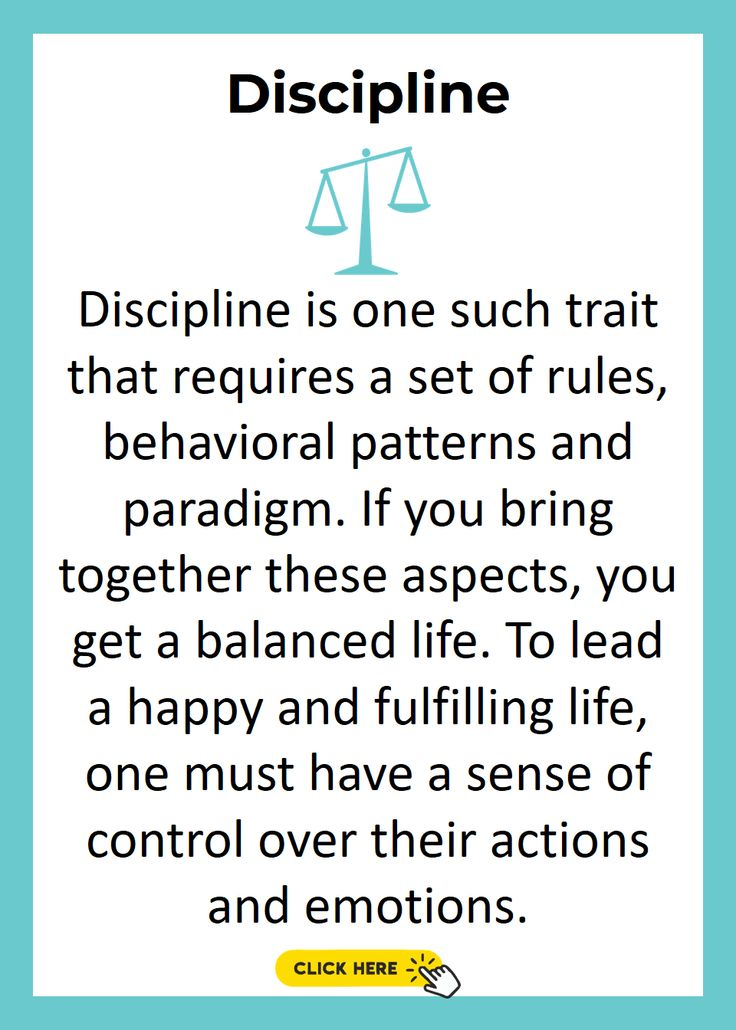
#> input picture Task4/Path1/sample_text.jpg, 736 x 1030 px
$ python ocr_recognition.py
#> lines starting #> are read from the running program, lines starting #| are printed output that depends on the picture; after the words box and inside, x2 and y2 are one past the last pixel; in counts of white or black regions, pixels touching at a corner belong together
import cv2
import pytesseract
import numpy as np
import os
import sys
from PIL import Image

pytesseract.pytesseract.tesseract_cmd = r'C:\Program Files\Tesseract-OCR\tesseract.exe'


def load_image(path):
#> called with path = 'sample_text.jpg'
    if not os.path.exists(path):
        print(f"File not found: {path}")
        sys.exit(1)
    image = cv2.imread(path)
#> image is the input picture: shape (1030, 736, 3); mean B, G, R 225.5, 226.6, 212.1
    if image is None:
        print(f"Could not read image: {path}")
        sys.exit(1)
    print(f"Image loaded — Shape: {image.shape}")
#| Image loaded — Shape: (1030, 736, 3)
    return image


def deskew(image):
    coords = np.column_stack(np.where(image > 0))
    if len(coords) == 0:
        return image
    angle = cv2.minAreaRect(coords)[-1]
    if angle < -45:
        angle = -(90 + angle)
    else:
        angle = -angle
    if abs(angle) < 0.5:
        return image
    (h, w) = image.shape[:2]
    center = (w // 2, h // 2)
    M = cv2.getRotationMatrix2D(center, angle, 1.0)
    rotated = cv2.warpAffine(image, M, (w, h), flags=cv2.INTER_CUBIC, borderMode=cv2.BORDER_REPLICATE)
    print(f"Deskew angle corrected: {angle:.2f}°")
    return rotated


def preprocess_image(image):
    gray = cv2.cvtColor(image, cv2.COLOR_BGR2GRAY)
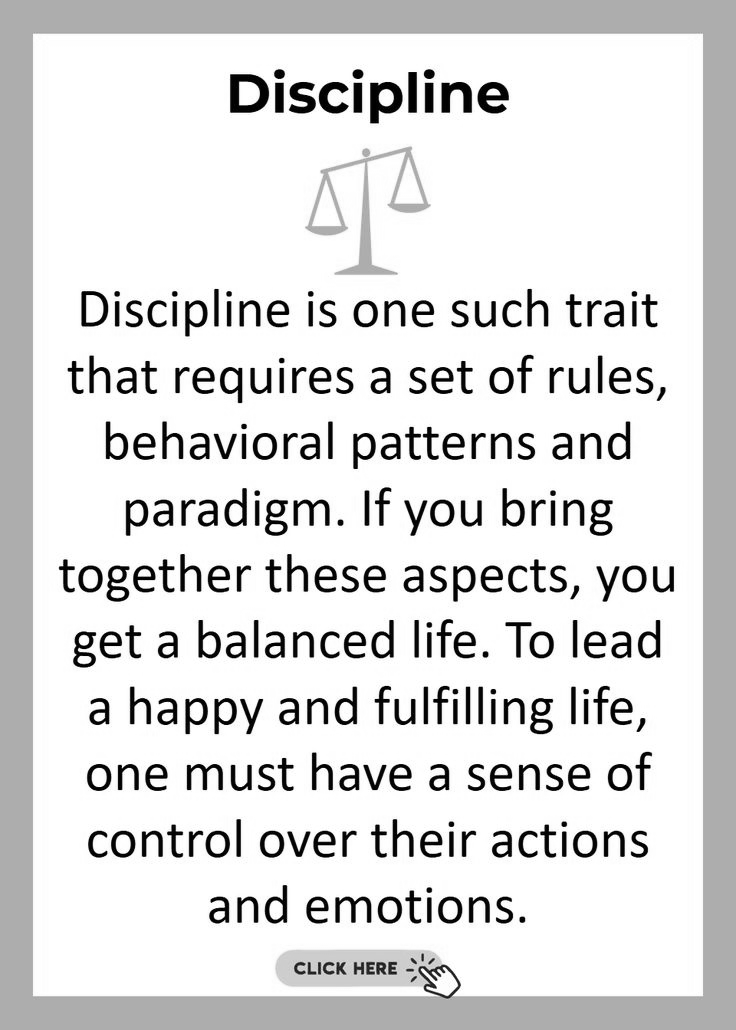
#> gray: shape (1030, 736); min 0, max 255, mean 222.1
    blurred = cv2.GaussianBlur(gray, (5, 5), 0)
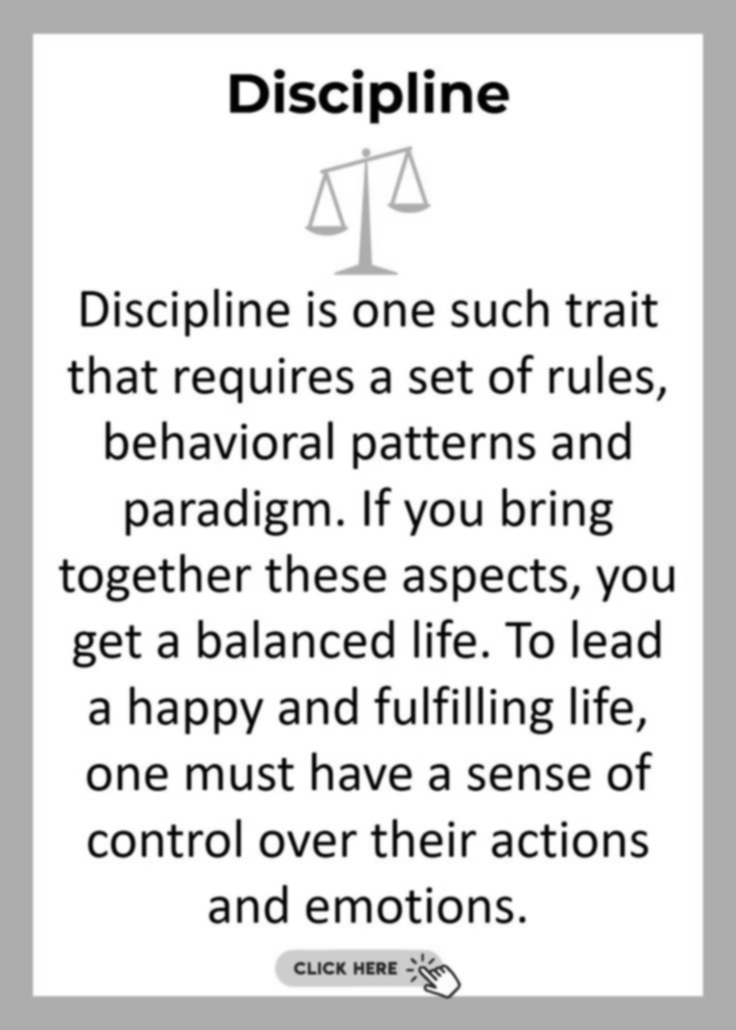
#> blurred: shape (1030, 736); min 0, max 255, mean 222.1
    _, thresh = cv2.threshold(blurred, 0, 255, cv2.THRESH_BINARY + cv2.THRESH_OTSU)
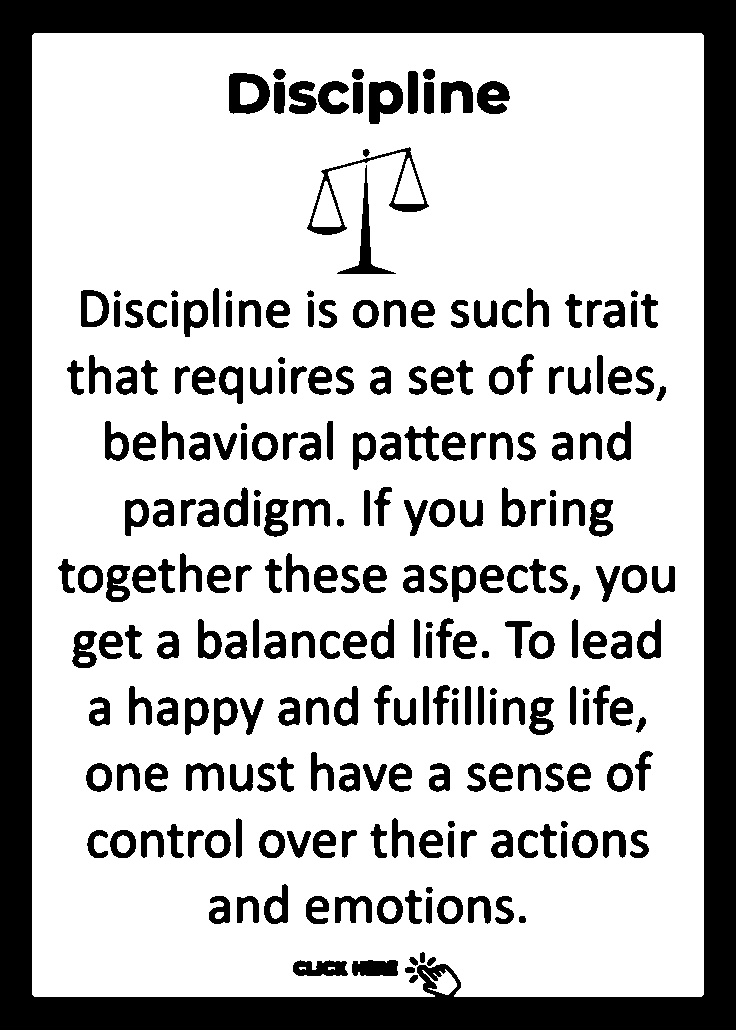
#> thresh: shape (1030, 736); 74.4% white; 252 black regions, largest, box (x1, y1, x2, y2) and area: (0, 0, 736, 1030) 110941, (307, 147, 429, 235) 1342, (229, 73, 270, 114) 1081
    deskewed = deskew(thresh)
#> in deskew, `coords = np.column_stack(np.where(image > 0))`: coords = 563878 pairs, first value 33 to 996, second value 32 to 703
#> in deskew, `angle = cv2.minAreaRect(coords)[-1]`: angle = -90
#> in deskew, `angle = -(90 + angle)`: angle = 0
    return deskewed


def run_ocr(preprocessed, psm=6):
    config = f"--oem 3 --psm {psm}"
    pil_image = Image.fromarray(preprocessed)
    return pytesseract.image_to_string(pil_image, config=config).strip()


def get_confidence(preprocessed, psm=6):
    config = f"--oem 3 --psm {psm}"
    pil_image = Image.fromarray(preprocessed)
    data = pytesseract.image_to_data(pil_image, config=config, output_type=pytesseract.Output.DICT)
    confidences = [int(c) for c in data["conf"] if str(c).lstrip("-").isdigit() and int(c) != -1]
    if not confidences:
        return 0.0
    return round(sum(confidences) / len(confidences), 2)


def run_pipeline(image_path, psm=6):
    print("\n" + "=" * 50)
    print("  PROJECT 4 — OCR PIPELINE")
    print("=" * 50)

    image = load_image(image_path)
    preprocessed = preprocess_image(image)

    cv2.imwrite("ocr_preprocessed.jpg", preprocessed)
    print("Pre-processed image saved → ocr_preprocessed.jpg")

    text = run_ocr(preprocessed, psm=psm)
    confidence = get_confidence(preprocessed, psm=psm)

    print("\n--- Extracted Text ---")
    print(text if text else "No text detected.")
    print(f"\nConfidence Score: {confidence}%")

    if confidence >= 80:
        print("PASS — Meets the 80% threshold.")
    else:
        print("FAIL — Below 80%. Try a different PSM or a cleaner image.")

    print("=" * 50 + "\n")
    return text, confidence


if __name__ == "__main__":
    IMAGE_PATH = "sample_text.jpg"
    PSM_MODE = 6
    run_pipeline(IMAGE_PATH, psm=PSM_MODE)
#> (the call stopped at in run_ocr, `return pytesseract.image_to_string(pil_image, config=config).strip()`: pytesseract is not available in this run)

$ run again, with Task3/project3_recommendations.png saved as Task4/Path1/sample_text.jpg
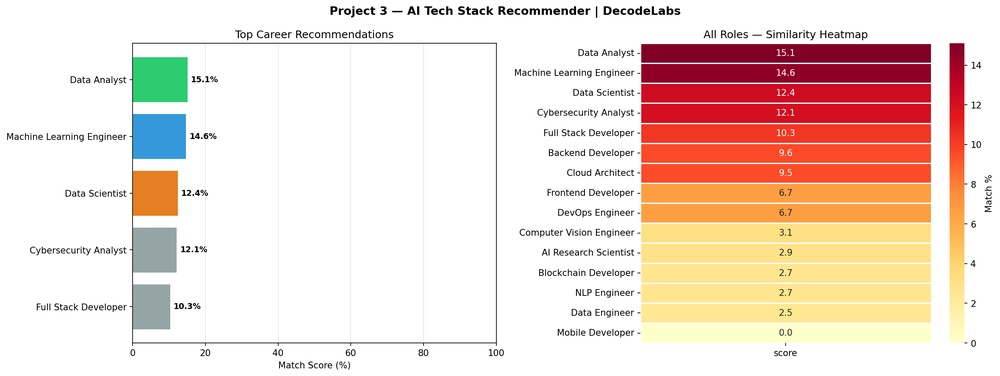
#> input picture Task3/project3_recommendations.png, 1000 x 376 px, shrunk from 2361 x 887 before the run
#> in load_image, image is the input picture: shape (376, 1000, 3); mean B, G, R 208.2, 218.7, 240
#| Image loaded — Shape: (376, 1000, 3)
#> in preprocess_image, `blurred = cv2.GaussianBlur(gray, (5, 5), 0)`:
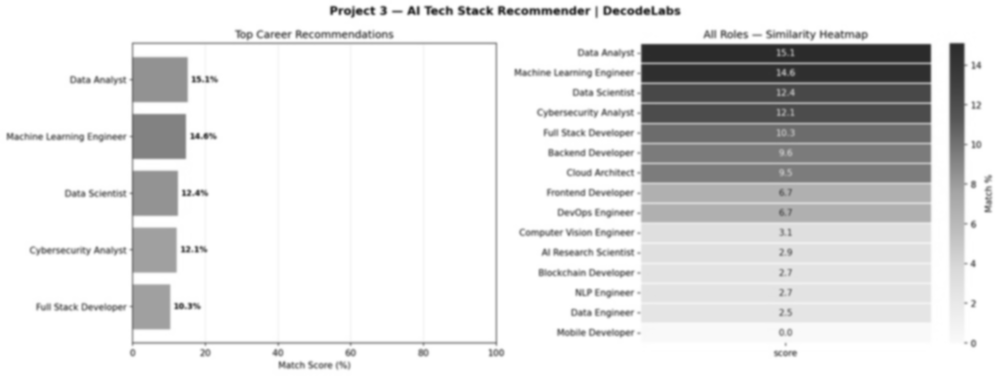
#> blurred: shape (376, 1000); min 41, max 255, mean 223.9
#> in preprocess_image, `_, thresh = cv2.threshold(blurred, 0, 255, cv2.THRESH_BINARY + cv2.THR..`:
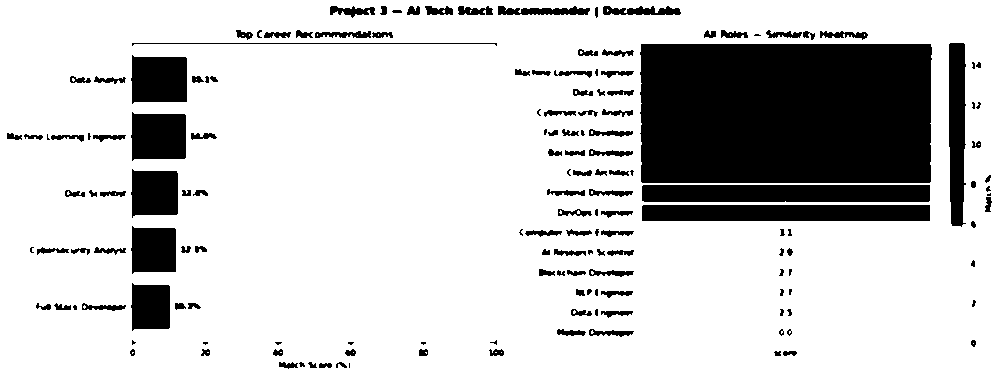
#> thresh: shape (376, 1000); 80.1% white; 161 black regions (32 under 20 px), largest, box (x1, y1, x2, y2) and area: (640, 44, 932, 183) 40314, (642, 185, 930, 202) 4891, (642, 205, 930, 221) 4607
#> coords = 301079 pairs, first value 0 to 375, second value 0 to 999
#> in deskew, `angle = cv2.minAreaRect(coords)[-1]`: angle = -90
#> in deskew, `angle = -(90 + angle)`: angle = 0
